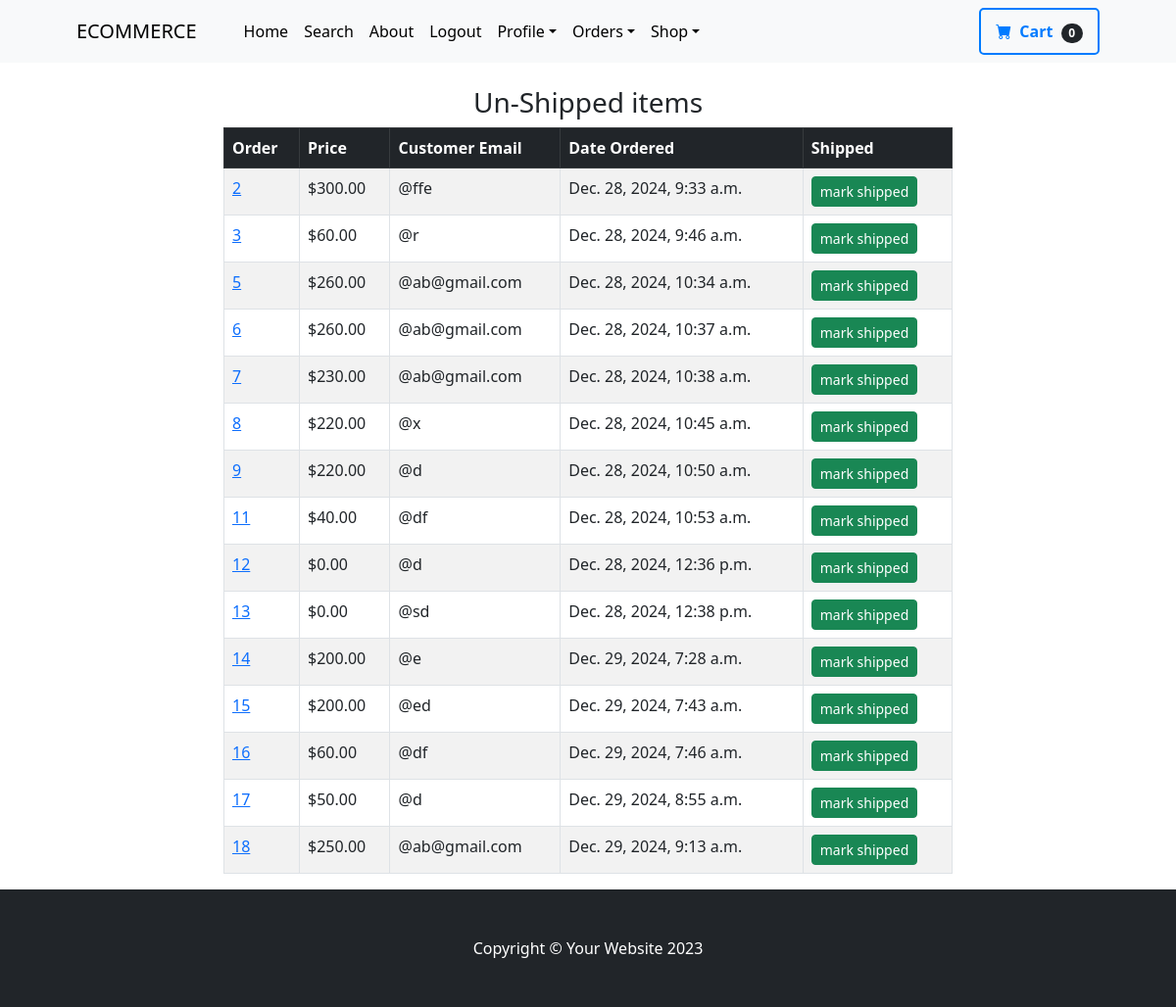
Page /payment/not_shipped_dash (signed in) on the committed database.
### payment/models.py (models this page shows, shortened)
class Order(models.Model):
    user=models.ForeignKey(User,on_delete=models.CASCADE,null=True,blank=True)
    full_name=models.CharField(max_length=250)
    email=models.EmailField(max_length=250)
    shipping_address=models.TextField(max_length=15000)
    amount_paid=models.DecimalField(max_digits=7,decimal_places=2)
    date_ordered=models.DateTimeField(auto_now_add=True)
    shipped=models.BooleanField(default=False)
    date_shipped=models.DateTimeField(blank=True,null=True)

### payment/views.py (the view, shortened to what this page needs)
# urls.py: path('not_shipped_dash',views.not_shipped_dash,name='not_shipped_dash'),
def not_shipped_dash(request):
    if request.user.is_authenticated and request.user.is_superuser:
        orders=Order.objects.filter(shipped=False)
        return render(request, "not_shipped_dash.html",{'orders':orders})
    else:
        messages.success(request, 'Access denied')
        return redirect('home')

### cart/cart.py (called while the page is built)
    def __len__(self):
        return sum(item['quantity'] for item in self.cart.values())

### cart/context_processes.py (called while the page is built)
def cart(request):
    return {'cart':Cart(request)}

### payment/templates/not_shipped_dash.html (shortened to what this page needs)
{% extends 'base.html' %}
{% block content %}
<div class="container">
    <div class="row">
        <center>
            <div class="col-8">
                <br/>
                <h3>Un-Shipped items</h3>
                <table class="table table-striped table-hover table-bordered">
                    <thead class="table-dark">
                      <tr>
                        <th scope="col">Order</th>
                        <th scope="col">Price</th>
                        <th scope="col">Customer Email</th>
                        <th scope="col">Date Ordered</th>
                        <th scope="col">Shipped</th>
                      </tr>
                    </thead>
                    <tbody>
                        {% for item in orders %}
                      <tr>
                        <td><a href=" {% url 'orders' item.id%}">{{item.id}}</a></td>
                        <td>${{item.amount_paid}}</td>
                        <td>@{{item.email}}</td>
                        <td>{{item.date_ordered}}</td>
                        <td>
                            <form method="POST">
                                <button type="submit" class="btn btn-success btn-sm">mark shipped</button>
                            </form>
                        </td>
                      </tr>
                      {% endfor %}
                    </tbody>
                  </table>
            </div>
        </center>
    </div>
</div>
{% endblock %}

### rows in the picture
Order: id "2", amount_paid "300.00", email "ffe", date_ordered "Dec. 28, 2024, 9:33 a.m."
Order: id "3", amount_paid "60.00", email "r", date_ordered "Dec. 28, 2024, 9:46 a.m."
Order: id "5", amount_paid "260.00", email "ab@gmail.com", date_ordered "Dec. 28, 2024, 10:34 a.m."
Order: id "6", amount_paid "260.00", email "ab@gmail.com", date_ordered "Dec. 28, 2024, 10:37 a.m."
Order: id "7", amount_paid "230.00", email "ab@gmail.com", date_ordered "Dec. 28, 2024, 10:38 a.m."
Order: id "8", amount_paid "220.00", email "x", date_ordered "Dec. 28, 2024, 10:45 a.m."
Order: id "9", amount_paid "220.00", email "d", date_ordered "Dec. 28, 2024, 10:50 a.m."
Order: id "11", amount_paid "40.00", email "df", date_ordered "Dec. 28, 2024, 10:53 a.m."
Order: id "12", amount_paid "0.00", email "d", date_ordered "Dec. 28, 2024, 12:36 p.m."
Order: id "13", amount_paid "0.00", email "sd", date_ordered "Dec. 28, 2024, 12:38 p.m."
Order: id "14", amount_paid "200.00", email "e", date_ordered "Dec. 29, 2024, 7:28 a.m."
Order: id "15", amount_paid "200.00", email "ed", date_ordered "Dec. 29, 2024, 7:43 a.m."
Order: id "16", amount_paid "60.00", email "df", date_ordered "Dec. 29, 2024, 7:46 a.m."
Order: id "17", amount_paid "50.00", email "d", date_ordered "Dec. 29, 2024, 8:55 a.m."
Order: id "18", amount_paid "250.00", email "ab@gmail.com", date_ordered "Dec. 29, 2024, 9:13 a.m."

### other values in the picture
{{ cart|length }} "0"
